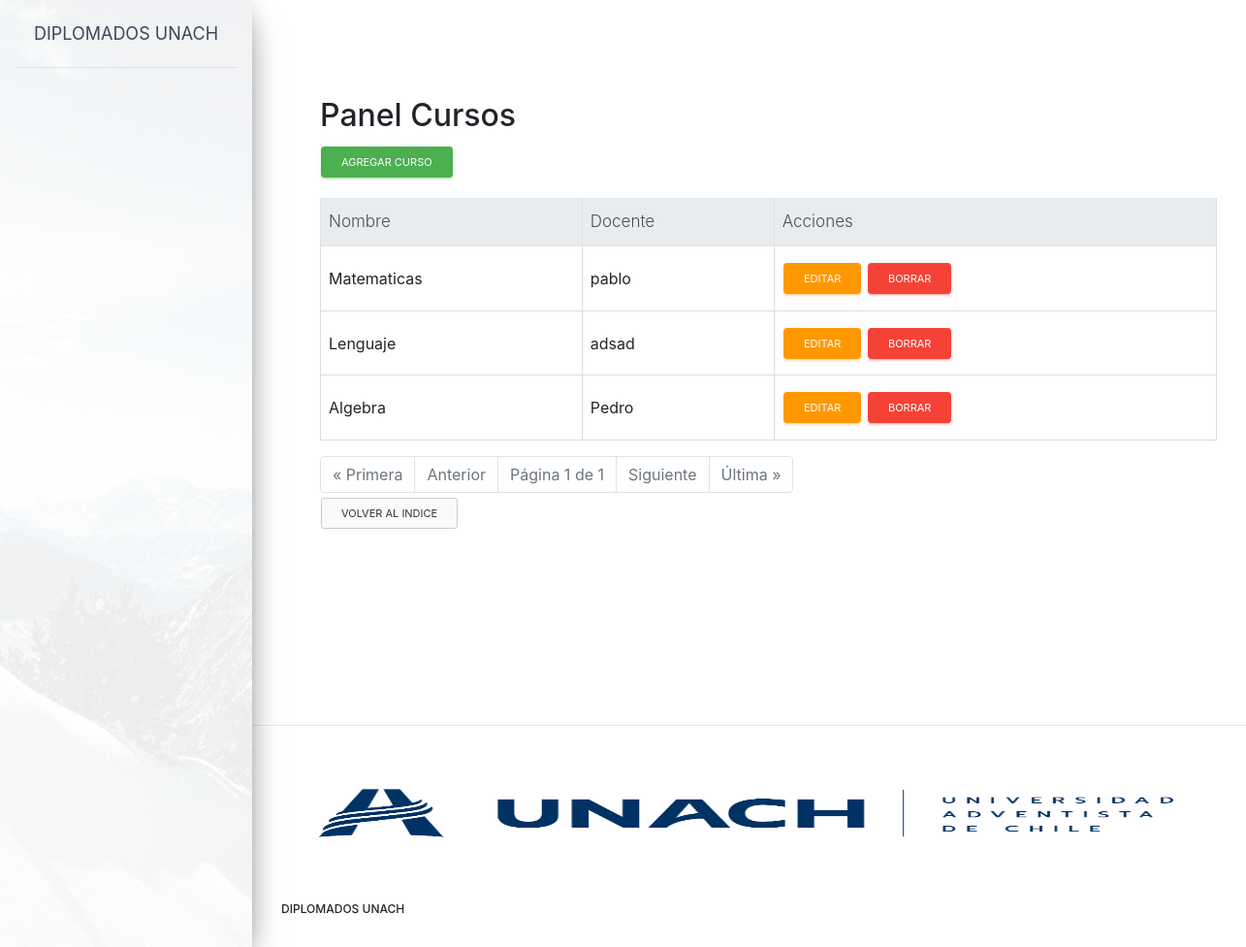
Screenshot of /artemis/panel_cursos.html with the database file from the repository.
### artemis/models.py (models this page shows, shortened)
class Cursos(models.Model):
    id = models.AutoField(primary_key=True)
    nombre_curso = models.CharField(max_length=20)
    docente = models.ForeignKey(Docentes, on_delete=models.CASCADE)

class Docentes(models.Model):
    rut_docente = models.CharField(primary_key=True,max_length=20)
    nombre_docente = models.CharField(max_length=20)
    apellido_docente = models.CharField(max_length=20)
    profesion_docente = models.ForeignKey(Profesiones,on_delete=models.CASCADE)
    num_tel_docente = models.IntegerField()
    def __str__(self):
        return self.nombre_docente

### artemis/views.py (the view)
# urls.py: path('panel_cursos.html',panel_cursos.as_view(),name = 'panel_cursos'),
class panel_cursos(ListView):
    context_object_name = 'panel_cursos'
    template_name = 'panel_cursos.html'
    paginate_by = 15
    queryset = Cursos.objects.all()
    def get_context_data(self, **kwargs):
        context = super(panel_cursos, self).get_context_data(**kwargs)
        context['Cursos'] = Cursos.objects.all()
        return context

### artemis/templates/panel_cursos.html (shortened to what this page needs)
{% extends "base.html" %}
{% block content %}
<head>
   <link rel="stylesheet" href="https://stackpath.bootstrapcdn.com/bootstrap/4.1.3/css/bootstrap.min.css">
   {% load crispy_forms_tags %}
</head>
<ul>
    <h2>Panel Cursos</h2>
<p>
    <a href="{% url "artemis:new_curso" %}" class="btn btn-success btn-sm">Agregar curso</a>
</p>
<div class="table-responsive">
    <table class="table table-hover table table-bordered">
        <thead class="thead-light">
            <tr>
                <th>Nombre </th>
                <th>Docente </th>
                <th>Acciones </th>
            </tr>
        </thead>
        <tbody>
            {% for Cursos in object_list %}
            <tr>
                <td>{{ Cursos.nombre_curso }} </td>
                <td>{{ Cursos.docente }} </td>
                <td>
                    <a href="{% url "artemis:edit_curso" Cursos.pk %}"  class="btn btn-warning btn-sm">Editar</a>
                    <a href="{% url "artemis:delete_curso" Cursos.pk %}"  class="btn btn-danger btn-sm">Borrar</a>
                </td>
            </tr>
      {% endfor %}
  </tbody>
</table>
<div class="pagination">
    <ul class="pagination justify-content-center">
      {% if page_obj.has_previous %}
      <li class="page-item"><a class="page-link" href="?page=1">&laquo; Primera</a></li>
      <li class="page-item"><a class="page-link" href="?page={{ page_obj.previous_page_number }}">Anterior</a></li>
      {% else %}
      <li class="page-item disabled"><span class="page-link">&laquo; Primera</span></li>
      <li class="page-item disabled"><span class="page-link">Anterior</span></li>
      {% endif %}
      <li class="page-item disabled"><span class="page-link">Página {{ page_obj.number }} de {{ page_obj.paginator.num_pages }}</span></li>
      {% if page_obj.has_next %}
      <li class="page-item"><a class="page-link" href="?page={{ page_obj.next_page_number }}">Siguiente</a></li>
      <li class="page-item"><a class="page-link" href="?page={{ page_obj.paginator.num_pages }}">Última &raquo;</a></li>
      {% else %}
      <li class="page-item disabled"><span class="page-link">Siguiente</span></li>
      <li class="page-item disabled"><span class="page-link">Última &raquo;</span></li>
      {% endif %}
  </div>
    <p>
        <a href="{% url "artemis:index" %}" class="btn btn-secondary btn-sm" >Volver al indice</a>
    </p>
</ul>
{%endblock content%}

### rows the page displays
Cursos: nombre_curso "Matematicas", docente "pablo"
Cursos: nombre_curso "Lenguaje", docente "adsad"
Cursos: nombre_curso "Algebra", docente "Pedro"

### other values shown
{{ page_obj.number }} "1"
{{ page_obj.paginator.num_pages }} "1"
